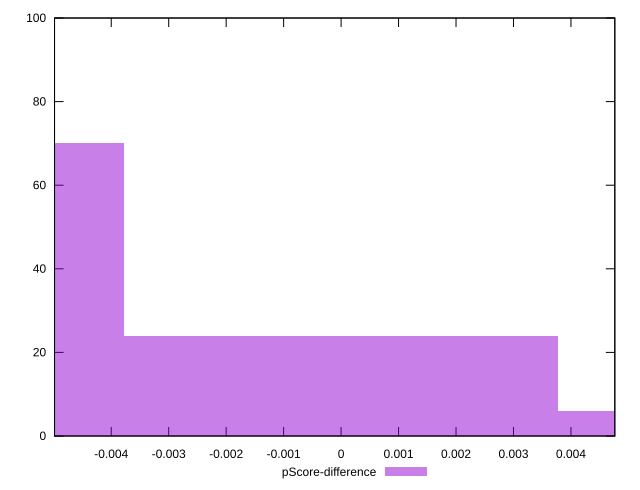

The script that saved this image:
reset

$pScoreDifference <<EOF
0 24
0.007540129663177454 6
-0.007540129663177454 70
EOF

set key outside below
set boxwidth 0.007540129663177454
set xrange [-0.004986722777669206:0.004763408591465734]
set yrange [0:100]
set trange [0:100]
set style fill transparent solid 0.5 noborder
set terminal svg size 640, 490 enhanced background rgb 'white'
set output "report_00019_2021-02-10T18-14-37.922Z//first-cpu-idle/samples/pages+cached+noadtech+nomedia/pScore-difference/histogram.svg"

plot $pScoreDifference title "pScore-difference" with boxes

reset
